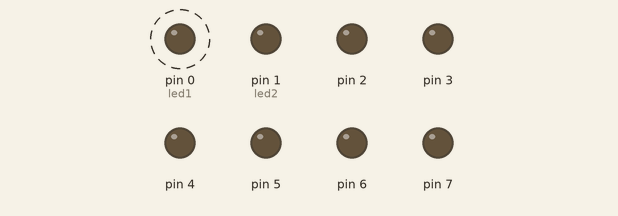
Bench run of a sketch on a simulated Arduino Uno, built with avr-gcc and run on an emulated ATmega328P. On the bench: output pins drawn as LEDs (lit = HIGH). Dashed ring = blinking.

Above: at 0.5 s.
Timing chart, 0 to 78.0 s (numbered marks = the images above):
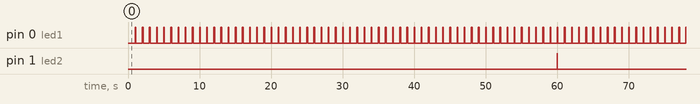

The sketch:

Felipe_Tagawa_Reis_2037_Ex2_Rel8.ino
```cpp
#define led1 PD0
#define led2 PD1

unsigned long int valor_contagem = 0;

ISR(TIMER0_COMPA_vect){
  valor_contagem++;

  if(valor_contagem % 10000 == 0){ // Cada 1s.
    PORTD |= (1 << led1); // Acende o Led1
  }
  if(valor_contagem % 10000 == 1000){ // Todos os casos(10100,20100,30100,...).
    PORTD &= ~(1 << led1); // Apaga o Led1
  }
  if(valor_contagem == 600000){ // 1 min
      PORTD |= (1 << led2); // Acende o Led2
  }
  if(valor_contagem == 600100){ // timer de 100ms
    PORTD &= ~(1 << led2); // Apaga o Led2
    valor_contagem = 0; // Zera a contagem para reiniciar.
  }

}

int main(){

  DDRD = 255; // Todos os leds definidos como saída.

  PORTD = 0; // Leds inicialmente desligados.


  TCCR0A |= (1 << WGM01); // TCT - comparação.
  TCCR0B |= (1 << CS01); // Prescaler 8(0 1 0).

  OCR0A = 199; // ticks 200 (0 a 199) - 500ns * 200 = 100us.

  TIMSK0 |= (1 << OCIE0A); // Habilita a interrupção no OCR0A

  sei();

  while(1){
  }
}
```

Measured:
- by itself, pin 0 (led1): alternates HIGH for 0.10 s and LOW for 0.90 s
- by itself, pin 1 (led2): alternates HIGH for 0.01 s and LOW for 60.0 s
